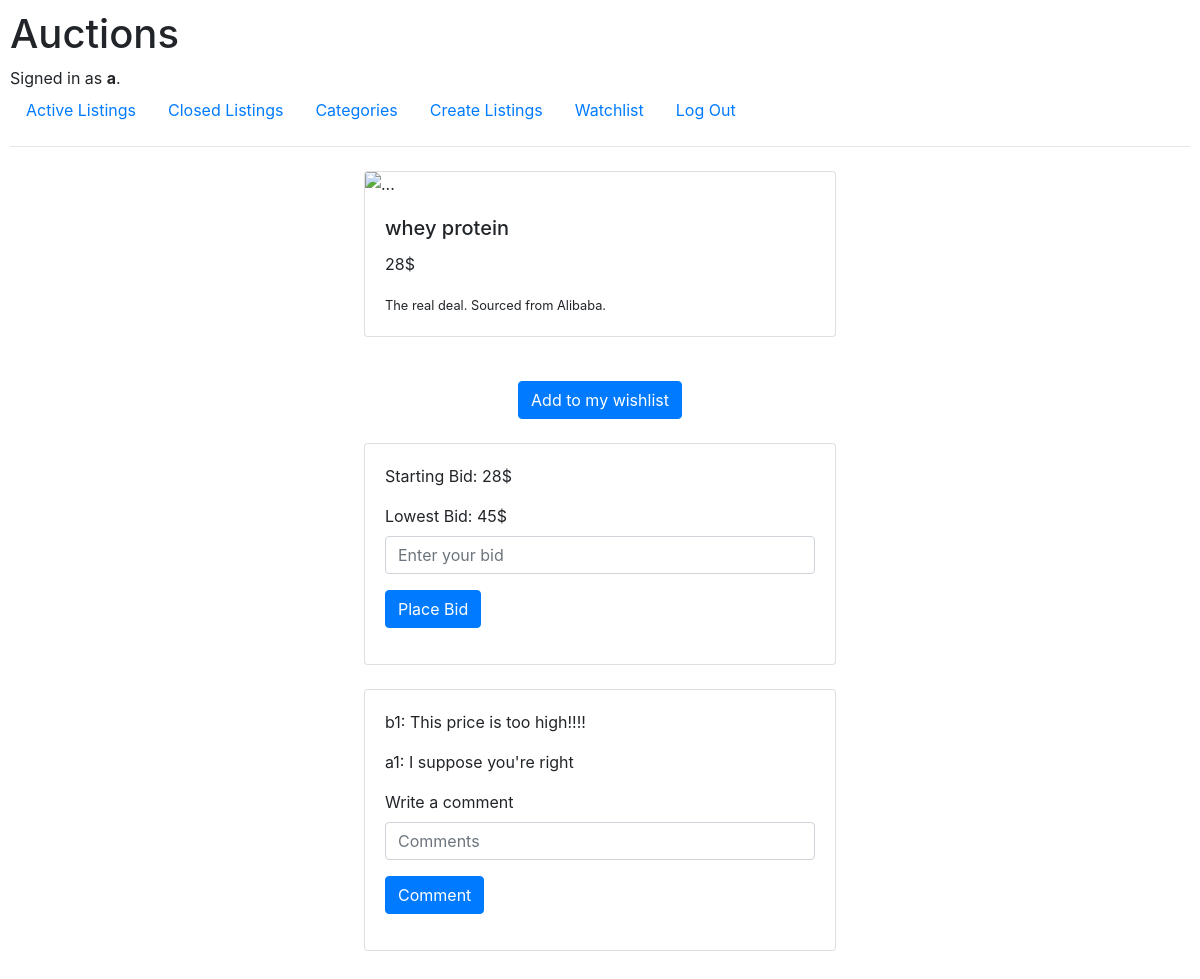
Screenshot of /2 (signed in) with the database file from the repository.
### auctions/models.py (models this page shows, shortened)
class User(AbstractUser):
    pass

class Listing(models.Model):
    title = models.CharField(max_length=50)
    Category = models.CharField(max_length=50, default="appliances")
    description = models.CharField(max_length=500)
    url = models.URLField(max_length=5000, blank=True, null=True)
    startingbid = models.IntegerField(max_length=50)
    active = models.BooleanField(default=True)

class Comment(models.Model):
    author = models.ForeignKey(User, on_delete=models.CASCADE, blank=True, null=True, related_name='userComment')
    listing = models.ForeignKey(Listing, on_delete=models.CASCADE, blank=True, null=True, related_name='listingComment')
    message = models.CharField(max_length=200)

### auctions/views.py (the view, shortened to what this page needs)
# urls.py: path("<str:listing_id>", views.view, name="view"),
def view(request,listing_id):
    listing1 = get_object_or_404(Listing, id=listing_id)
    too_less = False
    if request.user.is_authenticated:
        current_user = request.user
    clicked = False
    if request.user.is_authenticated:
        if Watchlist.objects.filter(user=current_user, listing=listing1).exists():
            clicked = True
    highest_bid_obj = Bid.objects.filter(Listing=listing1).aggregate(max_bid=Max('bid'))
    highest = highest_bid_obj['max_bid']
    close_listing = False
    bid1 = Bid.objects.filter(Listing_id=listing_id).order_by('bid').first()
    user1 = bid1.user
    if request.user ==  user1:
        close_listing = True
    if request.POST:
        if 'close' in request.POST:
            new = Listing.objects.get(id=listing_id)
            new.active = False
            new.save()
    if request.POST:
        if 'comments' in request.POST:
            author = request.user
            comment =  request.POST.get('new')
            new_comment = Comment(author=author,listing=listing1,message=comment)
            new_comment.save()
    all_comments = Comment.objects.filter(listing=listing1)
    return render(request, "auctions/viewlisting.html",{
        "listing": listing1,
        "clicked": clicked,
        "highest": highest,
        "too_less": too_less,
        "close": close_listing,
        "comments": all_comments
    })

### auctions/templates/auctions/viewlisting.html (shortened to what this page needs)
{% extends "auctions/layout.html" %}
{% block body %}
    <div class="d-flex justify-content-center flex-wrap mt-4 mb-4">
        <div class="card" style="width: 40%; margin-bottom: 20px;">
            <img src="{{ listing.url }}" class="card-img-top" alt="...">
            <div class="card-body">
                <h5 class="card-title">{{ listing.title }}</h5>
                <p class="card-text">{{ listing.startingbid }}$</p>
                <p class="card-text"><small class="text-body-secondary">{{ listing.description }}</small></p>
            </div>
        </div>
    </div>
    {% if user.is_authenticated %}
        <div class="d-flex justify-content-center mb-4">
            <form action="{% url 'view' listing.id %}" method="post">
                {% if not clicked %}
                    <button type="submit" class="btn btn-primary">Add to my wishlist</button>
                {% else %}
                    <button type="submit" class="btn btn-outline-primary">Remove from my wishlist</button>
                {% endif %}
            </form>
        </div>
        {% if listing.active %}
            <div class="d-flex justify-content-center mb-4">
                <div class="card" style="width: 40%;">
                    <div class="card-body">
                        <p>Starting Bid: {{ listing.startingbid }}$</p>
                        <form action="{% url 'view' listing.id %}" method="post">
                            <div class="mb-3">
                                <label for="higherBid" class="form-label">Lowest Bid: {{ highest }}$</label>
                                <input id="higherBid" name="higherBid" class="form-control" type="text" placeholder="Enter your bid" aria-label="Enter a higher bid">
                            </div>
                            <button type="submit" class="btn btn-primary mb-3" name="Bid">Place Bid</button>
                        </form>
                    </div>
                </div>
            </div>
        {% endif %}
        <div class="d-flex justify-content-center mb-4">
            <div class="card" style="width: 40%;">
                <div class="card-body">
                    {% for comment in comments %}
                        <p>{{ comment.author }}: {{ comment.message }} </p>
                    {% endfor %}
                    {% if user.is_authenticated %}
                        <form action="{% url 'view' listing.id %}" method="post">
                            <div class="mb-3">
                                <label for="new" class="form-label">Write a comment</label>
                                <input id="new" name="new" class="form-control" type="text" placeholder="Comments" aria-label="Comments">
                            </div>
                            <button type="submit" class="btn btn-primary mb-3" name="comments">Comment</button>
                        </form>
                    {% endif %}
                </div>
            </div>
        </div>
    {% endif %}
{% endblock %}

### auctions/templates/auctions/layout.html (shortened to what this page needs)
{% load static %}
<!DOCTYPE html>
<html lang="en">
    <head>
        <link rel="stylesheet" href="https://stackpath.bootstrapcdn.com/bootstrap/4.4.1/css/bootstrap.min.css">
        <link href="{% static 'auctions/styles.css' %}" rel="stylesheet">
    </head>
    <body>
        <h1>Auctions</h1>
        <div>
            {% if user.is_authenticated %}
                Signed in as <strong>{{ user.username }}</strong>.
            {% else %}
                Not signed in.
            {% endif %}
        </div>
        <ul class="nav">
            <li class="nav-item">
                <a class="nav-link" href="{% url 'index' %}">Active Listings</a>
            </li>
            <li class="nav-item">
                <a class="nav-link" href="{% url 'closed' %}">Closed Listings</a>
            </li>
            <li class="nav-item">
                <a class="nav-link" href="{% url 'cat' %}">Categories</a>
            </li>
            {% if user.is_authenticated %}
                <li class="nav-item">
                    <a class="nav-link" href="{% url 'create' %}">Create Listings</a>
                </li>
                <li class="nav-item">
                    <a class="nav-link" href="{% url 'watch' %}">Watchlist</a>
                </li>
                <li class="nav-item">
                    <a class="nav-link" href="{% url 'logout' %}">Log Out</a>
                </li>
            {% endif %}
        </ul>
        <hr>
        {% block body %}
        {% endblock %}
    </body>
</html>

### auctions/static/auctions/styles.css (style rules this page uses)
body { padding: 10px; }

### rows the page displays
User: username "a"
Listing: title "whey protein", startingbid "28", description "The real deal. Sourced from Alibaba."
Comment: author "b1", message "This price is too high!!!!"
Comment: author "a1", message "I suppose you're right"

### other values shown
{{ highest }} "45"
